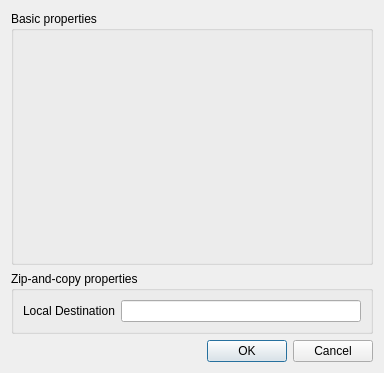
<?xml version="1.0" encoding="UTF-8"?>
<ui version="4.0">
 <class>EditZipCopyBackupDialog</class>
 <widget class="QDialog" name="EditZipCopyBackupDialog">
  <property name="geometry">
   <rect>
    <x>0</x>
    <y>0</y>
    <width>384</width>
    <height>373</height>
   </rect>
  </property>
  <property name="windowTitle">
   <string>Zip-And-Copy Backup Configuration</string>
  </property>
  <layout class="QVBoxLayout" name="verticalLayout">
   <item>
    <widget class="QGroupBox" name="basicBox">
     <property name="sizePolicy">
      <sizepolicy hsizetype="Preferred" vsizetype="Expanding">
       <horstretch>0</horstretch>
       <verstretch>0</verstretch>
      </sizepolicy>
     </property>
     <property name="title">
      <string>Basic properties</string>
     </property>
    </widget>
   </item>
   <item>
    <widget class="QGroupBox" name="zipCopyBox">
     <property name="title">
      <string>Zip-and-copy properties</string>
     </property>
     <layout class="QHBoxLayout" name="horizontalLayout">
      <item>
       <widget class="QLabel" name="label">
        <property name="text">
         <string>Local Destination</string>
        </property>
       </widget>
      </item>
      <item>
       <widget class="QLineEdit" name="localDestinationEdit"/>
      </item>
     </layout>
    </widget>
   </item>
   <item>
    <widget class="QDialogButtonBox" name="closeButtonBox">
     <property name="orientation">
      <enum>Qt::Horizontal</enum>
     </property>
     <property name="standardButtons">
      <set>QDialogButtonBox::Cancel|QDialogButtonBox::Ok</set>
     </property>
    </widget>
   </item>
  </layout>
 </widget>
 <resources/>
 <connections>
  <connection>
   <sender>closeButtonBox</sender>
   <signal>accepted()</signal>
   <receiver>EditZipCopyBackupDialog</receiver>
   <slot>accept()</slot>
   <hints>
    <hint type="sourcelabel">
     <x>248</x>
     <y>254</y>
    </hint>
    <hint type="destinationlabel">
     <x>157</x>
     <y>274</y>
    </hint>
   </hints>
  </connection>
  <connection>
   <sender>closeButtonBox</sender>
   <signal>rejected()</signal>
   <receiver>EditZipCopyBackupDialog</receiver>
   <slot>reject()</slot>
   <hints>
    <hint type="sourcelabel">
     <x>316</x>
     <y>260</y>
    </hint>
    <hint type="destinationlabel">
     <x>286</x>
     <y>274</y>
    </hint>
   </hints>
  </connection>
 </connections>
</ui>
